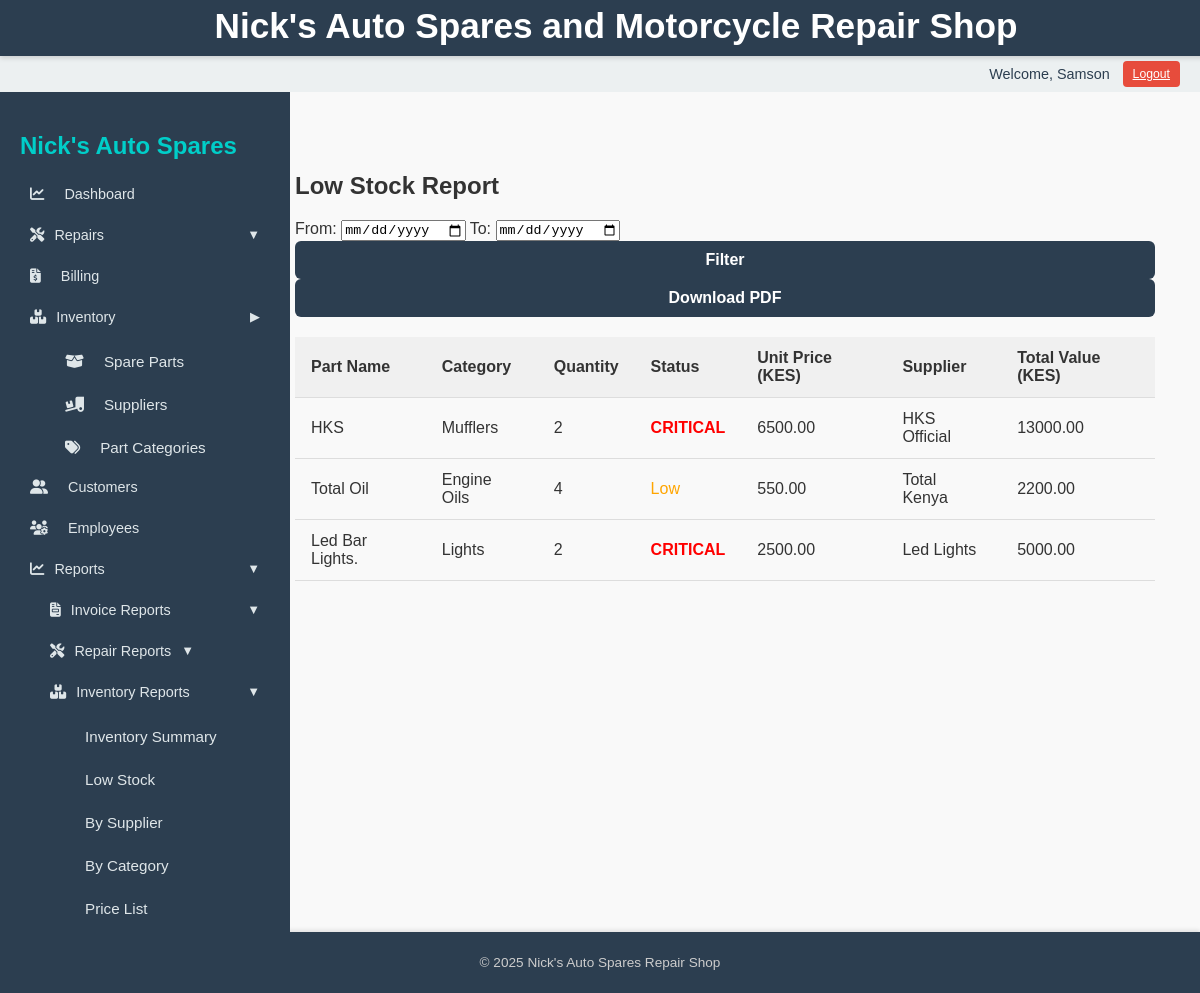
/reports/inventory/low-stock/ (signed in), run on an earlier commit of the app's database.
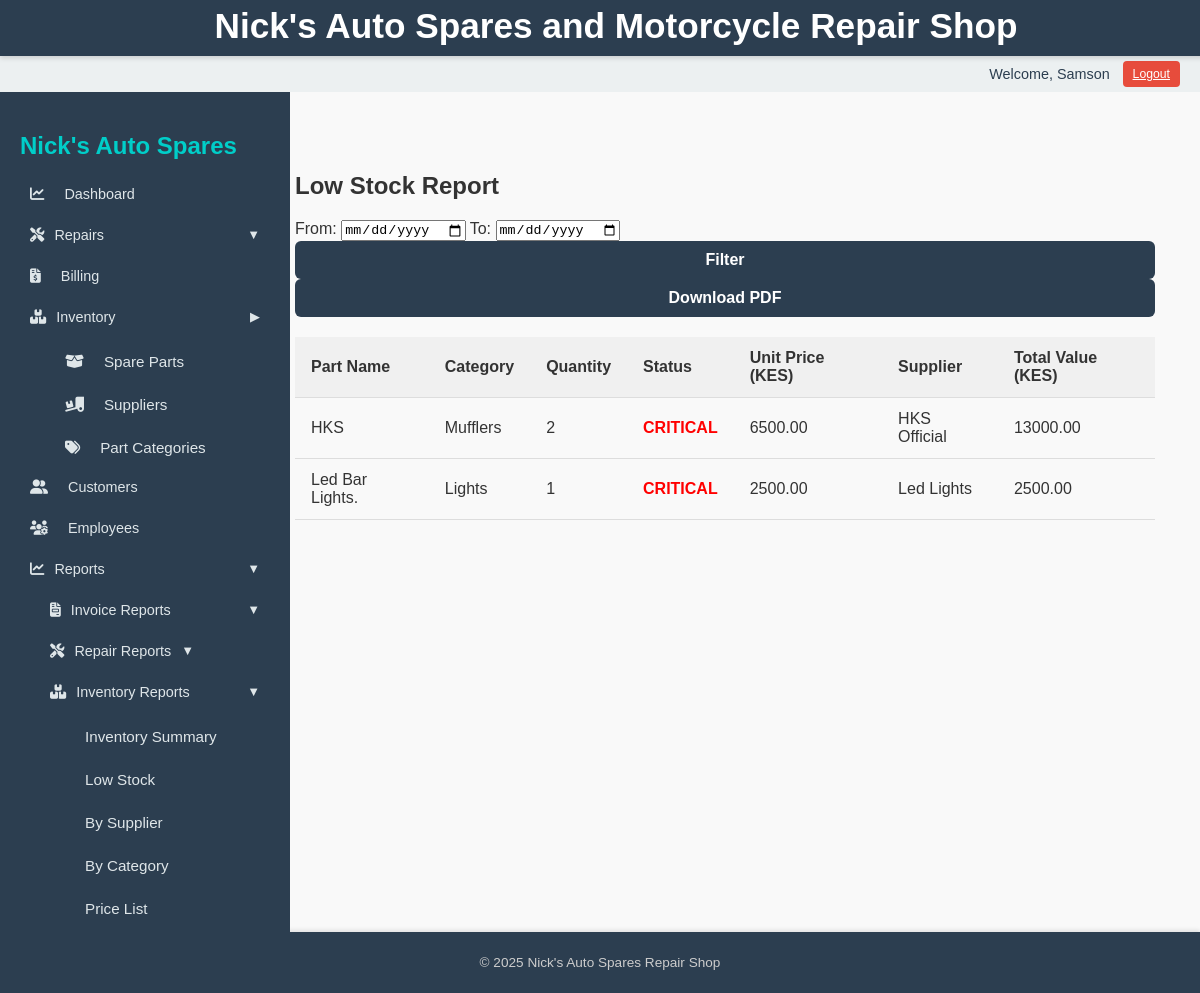
And on a later commit of the database.
### inventory/models.py (models this page shows, shortened)
class SparePart(models.Model):
    name = models.CharField(max_length=100)
    part_number = models.CharField(max_length=50, blank=True, null=True)
    category = models.ForeignKey(PartCategory, on_delete=models.SET_NULL, null=True, blank=True)
    quantity = models.PositiveIntegerField()
    price = models.DecimalField(max_digits=10, decimal_places=2)
    supplier = models.ForeignKey('Supplier', on_delete=models.SET_NULL, null=True, blank=True)
    date_added = models.DateTimeField(auto_now_add=True)
    procurement_cost = models.DecimalField(max_digits=10, decimal_places=2, default=0)

class PartCategory(models.Model):
    name = models.CharField(max_length=50, unique=True)

class Supplier(models.Model):
    name = models.CharField(max_length=100, unique=True)
    contact_person = models.CharField(max_length=100, blank=True, null=True)
    phone = models.CharField(max_length=20, blank=True, null=True)
    email = models.EmailField(blank=True, null=True)
    address = models.TextField(blank=True, null=True)

### reports/views.py (the view)
# urls.py: path("inventory/low-stock/", views.low_stock_report, name="low_stock_report"),
@login_required
def low_stock_report(request):
    from_date, to_date = parse_date_range(request)
    parts = SparePart.objects.select_related("category", "supplier").filter(quantity__lte=5)
    if from_date:
        parts = parts.filter(date_added__date__gte=from_date)
    if to_date:
        parts = parts.filter(date_added__date__lte=to_date)
    for part in parts:
        part.total_value = part.quantity * part.price
    context = {
        "parts": parts,
        "from_date": from_date,
        "to_date": to_date
    }
    if request.GET.get("format") == "pdf":
        return render_pdf_view(
            "reports/inventory_reports/low_stock_report_pdf.html",
            context,
            "low-stock-report.pdf"
        )
    return render(request, "reports/inventory_reports/low_stock_report.html", context)

### reports/utils.py (called while the page is built)
def parse_date_range(request):
    from_date = request.GET.get("from")
    to_date = request.GET.get("to")
    try:
        from_date = datetime.datetime.strptime(from_date, "%Y-%m-%d").date() if from_date else None
        to_date = datetime.datetime.strptime(to_date, "%Y-%m-%d").date() if to_date else None
    except ValueError:
        from_date = to_date = None
    return from_date, to_date

### templates/reports/inventory_reports/low_stock_report.html
{% extends "base_dashboard.html" %}
{% block content %}
<h2>Low Stock Report</h2>
<form method="get">
    <label>From: <input type="date" name="from" value="{{ from_date }}"></label>
    <label>To: <input type="date" name="to" value="{{ to_date }}"></label>
    <button type="submit" class="btn">Filter</button>
    {% if parts %}
    <button type="submit" name="format" value="pdf" class="btn">Download PDF</button>
    {% endif %}
</form>
{% if parts %}
<table class="styled-table" style="margin-top: 20px;">
    <thead>
        <tr>
            <th>Part Name</th>
            <th>Category</th>
            <th>Quantity</th>
            <th>Status</th>
            <th>Unit Price (KES)</th>
            <th>Supplier</th>
            <th>Total Value (KES)</th>
        </tr>
    </thead>
    <tbody>
        {% for part in parts %}
        <tr>
            <td>{{ part.name }}</td>
            <td>
                {% if part.category %}
                    {{ part.category.name }}
                {% else %}
                    Uncategorized
                {% endif %}
            </td>
            <td>{{ part.quantity }}</td>
            <td>
                {% if part.quantity <= 2 %}
                    <span style="color:red; font-weight:bold;">CRITICAL</span>
                {% else %}
                    <span style="color:orange;">Low</span>
                {% endif %}
            </td>
            <td>{{ part.price|floatformat:2 }}</td>
            <td>
                {% if part.supplier %}
                    {{ part.supplier.name }}
                {% else %}
                    N/A
                {% endif %}
            </td>
            <td>{{ part.total_value|floatformat:2 }}</td>
        </tr>
        {% endfor %}
    </tbody>
</table>
{% else %}
<p>No low stock parts found.</p>
{% endif %}
{% endblock %}

What changed in the data, as far as the page shows it:
no longer on this page (row edited): SparePart: name "Total Oil", category.name "Engine Oils", quantity "4", shows "Low", price "550.00", supplier.name "Total Kenya", total_value "2200.00"
changed SparePart "Led Bar Lights.": quantity "2" → "1"; total_value "5000.00" → "2500.00"
